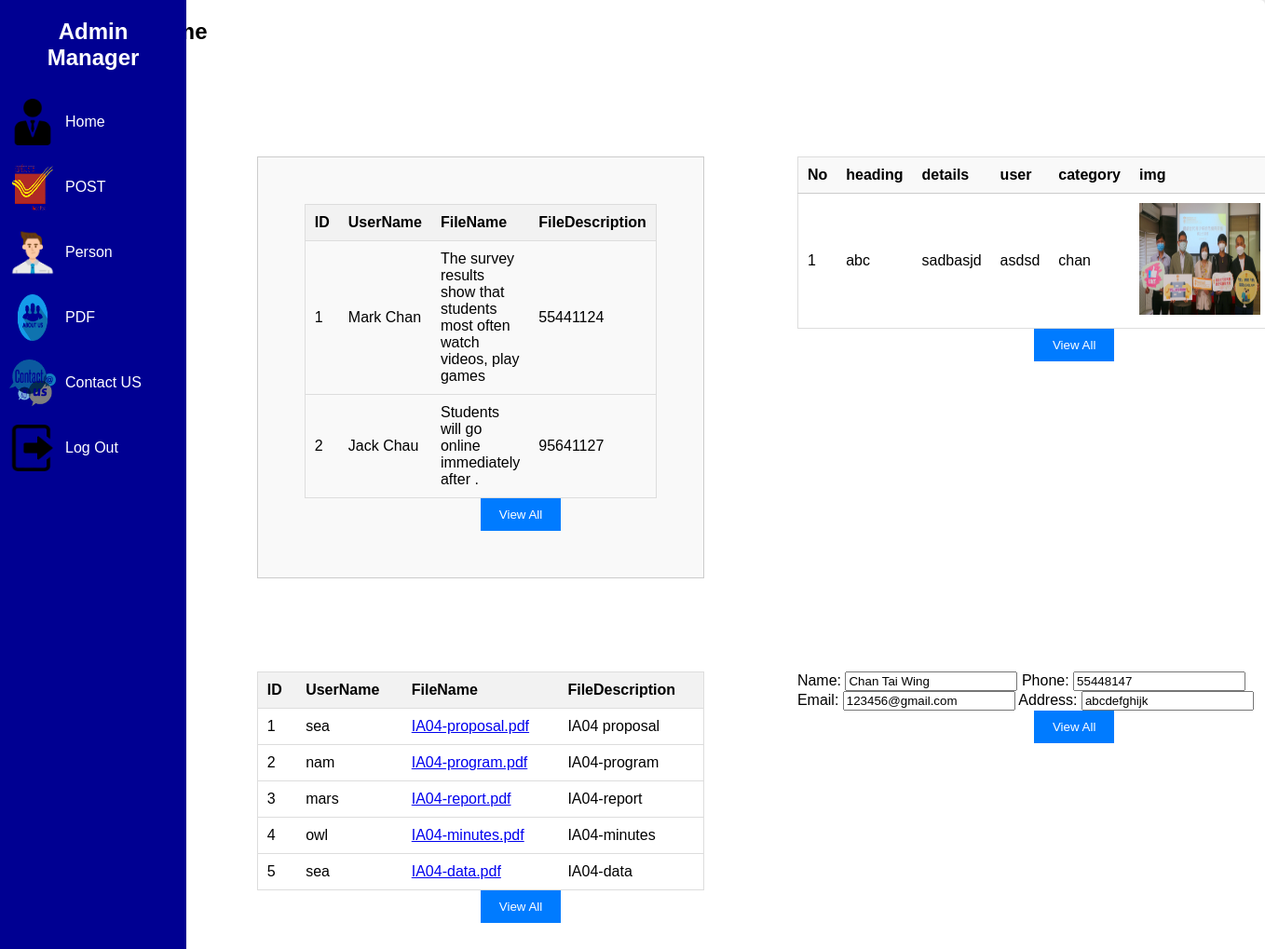
Page /AdminHome.php on the committed database.
### tables this page shows
CREATE TABLE `post` (
  `p_id` int(11) NOT NULL,
  `heading` varchar(255) NOT NULL,
  `details` varchar(255) NOT NULL,
  `p_time` varchar(100) NOT NULL,
  `p_img` varchar(100) NOT NULL,
  `p_description` mediumtext NOT NULL,
  `p_category` varchar(110) NOT NULL,
  `p_user` varchar(255) NOT NULL
);

CREATE TABLE `pdf` (
  `pdfID` int(11) NOT NULL,
  `fileName` varchar(200) NOT NULL,
  `userName` varchar(200) NOT NULL,
  `pdfDescription` varchar(200) NOT NULL,
  `uploadDate` date NOT NULL,
  `type` varchar(50) NOT NULL
);

CREATE TABLE `contact` (
  `Name` varchar(100) NOT NULL,
  `Phone` int(8) NOT NULL,
  `Email` varchar(255) NOT NULL,
  `Address` varchar(255) NOT NULL
);

### AdminHome.php (the view, shortened to what this page needs)
<?php
include 'dbcon.php';
$hostname = "127.0.0.1";
$db_username = "root";
$db_password = "";
$db_name = "iadb";
$conn = mysqli_connect($hostname, $db_username, $db_password, $db_name) or die(mysqli_connect_error());
?>
<!DOCTYPE html>
<html lang="en">
<head>
    <link rel="stylesheet" href="style/AdminHome.css" type="text/css">
    <link rel="stylesheet" href="style/Admin.css" type="text/css">
</head>
<body>
<div class="sidebar">
    <div class="sidebar-brand">
        <h1><span class="lab"></span>Admin Manager</h1>
    </div>
    <div class="menu">
        <ul>
            <li>
                <a href="AdminHome.php">
                    <img id="img" src="img/10.png" alt="" width="50" height="50">
                    <span>Home</span>
                </a>
            </li>
            <li>
                <a class="ui" href="POST.php">
                    <img id="img" src="img/2.png" alt="" width="50" height="50">
                    <span>POST</span>
                </a>
            </li>
            <li>
                <a class="ui" href="AdminIndex.php">
                    <img id="img" src="img/50.png" alt="" width="50" height="50">
                    <span>Person</span>
                </a>
            </li>
            <li>
                <a class="ui" href="PDF.php">
                    <img id="img" src="img/3.png" alt="" width="50" height="50">
                    <span>PDF</span>
                </a>
            </li>
            <li>
                <a class="ui" href="Contact.php">
                    <img id="img" src="img/4.png" alt="" width="50" height="50">
                    <span>Contact US</span>
                </a>
            </li>
            <li>
                <a class="ui" href="logout.php">
                    <img id="img" src="img/5.png" alt="" width="50" height="50">
                    <span>Log Out</span>
                </a>
            </li>
        </ul>
    </div>
</div>
<div style="padding-left: 10%;">
    <main class="table">
        <section class="Table">
            <h1>Home</h1>
        </section>
        <section class="Order">
            <div class="grid-container">
                <div class="grid-item">
                    <form>
                        <div id="cursor">
                            <div class="background">
                                <div class="table-responsive">
                                    <table>
                                        <thead>
                                        <th>ID</th>
                                        <th>UserName</th>
                                        <th>FileName</th>
                                        <th>FileDescription</th>
                                        </thead>
                                        <tbody>
                                        <?php
                                        $connection = mysqli_connect("127.0.0.1", "root", "", "iadb");
                                        $sql = "SELECT * FROM admin";
                                        $result = mysqli_query($connection, $sql);
                                        while ($row = mysqli_fetch_assoc($result)) {
                                            echo "<tr>
                                <td>{$row['No']}</td>
                                <td>{$row['FullName']}</td>
                                <td>{$row['Description']}</td>
                                <td>{$row['ContactInformation']}</td>
                            </tr>";
                                        }
                                        ?>
                                        </tbody>
                                    </table>
                                </div>
                            </div>
                        </div>
                    </form>
                    <button type="button" onclick="window.location.href='AdminIndex.php';">View All</button>
                </div>
                <div class="grid-item-2">
                    <form>
                        <section class="Order">
                            <table class="Manager">
                                <tr>
                                    <th>No</th>
                                    <th>heading</th>
                                    <th>details</th>
                                    <th>user</th>
                                    <th>category</th>
                                    <th>img</th>
                                </tr>
                                <?php
                                $connection = mysqli_connect("127.0.0.1", "root", "", "iadb");
                                $sql = "SELECT * FROM post";
                                $result = mysqli_query($connection, $sql);
                                while ($row = mysqli_fetch_assoc($result)) {
                                    echo "<tr>
                        <td>{$row['p_id']}</td>
                        <td>{$row['heading']}</td>
                        <td>{$row['details']}</td>
                        <td>{$row['p_category']}</td>
                       <td>{$row['p_user']}</td>
                       <td><img src='img/{$row['p_img']}?r=" . rand() . "' alt='Image' height='120px' width='130px'></td>
            </tr>";
                                }
                                ?>
                            </table>
                        </section>
                    </form>
                    <button type="button" onclick="window.location.href='Post.php';">View All</button>
                </div>
                <div class="grid-item-3">
                    <form>
                        <div id="cursor">
                            <div class="background">
                                <div class="table-responsive">
                                    <table>
                                        <thead>
                                        <th>ID</th>
                                        <th>UserName</th>
                                        <th>FileName</th>
                                        <th>FileDescription</th>
                                        </thead>
                                        <tbody>
                                        <?php
                                        $selectQuery = "SELECT * FROM pdf";
                                        $squery = mysqli_query($con, $selectQuery);
                                        while ($result = mysqli_fetch_assoc($squery)) {
                                            ?>
                                            <tr>
                                                <td><?php echo $result['pdfID']; ?></td>
                                                <td><?php echo isset($result['userName']) ? $result['userName'] : ''; ?></td>
                                                <td>
                                                    <?php if (isset($result['fileName'])): ?>
                                                        <a href="./pdf/<?php echo $result['fileName']; ?>" download><?php echo $result['fileName']; ?></a>
                                                    <?php endif; ?>
                                                </td>
                                                <td><?php echo isset($result['pdfDescription']) ? $result['pdfDescription'] : ''; ?></td>
                                            </tr>
                                            <?php
                                        }
                                        ?>
                                        </tbody>
                                    </table>
                                </div>
                            </div>
                        </div>
                        <button type="button" onclick="window.location.href='PDF.php';">View All</button>
                    </form>
                </div>
                <div class="grid-item-4">
                    <section class="Order">
                        <form class="Manager" method="post">
                            <?php
                            $sql = "SELECT * FROM contact";
                            $result = mysqli_query($conn, $sql);
                            while ($row = mysqli_fetch_assoc($result)) {
                                ?>
                                <tr>
                                    <form method='post'>
                                        <td>Name: <input type='text' name='name' value='<?php echo $row['Name']; ?>' readonly></td>
                                        <td>Phone: <input type='text' name='phone' value='<?php echo $row['Phone']; ?>'></td>
                                        <td>Email: <input type='text' name='email' value='<?php echo $row['Email']; ?>'></td>
                                        <td>Address: <input type='text' name='address' value='<?php echo $row['Address']; ?>'></td>
                                        <button type="button" onclick="window.location.href='Contact.php';">View All</button>
                                    </form>
                                </tr>
                                <?php
                            }
                            ?>
                        </form>
                    </section>
                </div>
            </div>
        </section>
    </main>
</body>
</html>

### style/AdminHome.css (style rules this page uses)
.grid-container { display: grid; grid-template-columns: repeat(2, 1fr); grid-template-rows: repeat(2, auto); gap: 100px; margin: 120px; }
.grid-item { border: 1px solid #ccc; padding: 50px; background-color: #f9f9f9; }
body { font-family: Arial, sans-serif; margin: 0; padding: 0; background-color: #f1f1f1; }
.sidebar { width: 200px; height: 100%; background-color: #800080; color: #fff; position: fixed; }
.sidebar-brand { padding: 20px; text-align: center; }
.sidebar h1 { font-size: 24px; margin: 0; }
.menu ul { list-style-type: none; margin: 0; padding: 0; }
.menu li { padding: 10px; }
.menu a { color: #fff; text-decoration: none; display: flex; align-items: center; }
.menu a span { margin-left: 10px; }
.table-responsive { overflow-x: auto; }
table { width: 100%; border-collapse: collapse; border: 1px solid #ddd; }
th, td { padding: 10px; text-align: left; border-bottom: 1px solid #ddd; }
th { background-color: #f2f2f2; font-weight: bold; }
button { background-color: #007bff; color: white; border: none; padding: 10px 20px; cursor: pointer; margin-left: 50%; }

### style/Admin.css (style rules this page uses)
body { font-family: Arial, sans-serif; margin: 0; padding: 0; background-color: #f1f1f1; }
.sidebar { width: 200px; height: 100%; background-color: #000092; color: #fff; position: fixed; }
.sidebar-brand { padding: 20px; text-align: center; }
.sidebar h1 { font-size: 24px; margin: 0; }
.menu ul { list-style-type: none; margin: 0; padding: 0; }
.menu li { padding: 10px; }
.menu a { color: #fff; text-decoration: none; display: flex; align-items: center; }
.menu a span { margin-left: 10px; }
.table { background-color: #fff; padding: 20px; border-radius: 5px; box-shadow: 0 0 10px rgba(0, 0, 0, 0.1); }
.table h1 { font-size: 24px; margin: 0; margin-bottom: 20px; }
.Manager { width: 100%; border-collapse: collapse; }
.Manager th, .Manager td { padding: 10px; border-bottom: 1px solid #ccc; text-align: left; }
.Manager th { background-color: #f9f9f9; font-weight: bold; }
.Manager tr:last-child td { border-bottom: none; }

### rows in the picture
post: p_id "1", heading "abc", details "sadbasjd", p_category "asdsd", p_user "chan", p_img (picture)
pdf: pdfID "1", userName "sea", fileName "IA04-proposal.pdf", pdfDescription "IA04 proposal"
pdf: pdfID "2", userName "nam", fileName "IA04-program.pdf", pdfDescription "IA04-program"
pdf: pdfID "3", userName "mars", fileName "IA04-report.pdf", pdfDescription "IA04-report"
pdf: pdfID "4", userName "owl", fileName "IA04-minutes.pdf", pdfDescription "IA04-minutes"
pdf: pdfID "5", userName "sea", fileName "IA04-data.pdf", pdfDescription "IA04-data"
contact: name "Chan Tai Wing", phone "55448147", email "123456@gmail.com", address "abcdefghijk"

### other values in the picture
$row['No'] "1"
$row['FullName'] "Mark Chan"
$row['Description'] "The survey results show that students most often watch videos, play games"
$row['ContactInformation'] "55441124"
$row['No'] "2"
$row['FullName'] "Jack Chau"
$row['Description'] "Students will go online immediately after ."
$row['ContactInformation'] "95641127"
